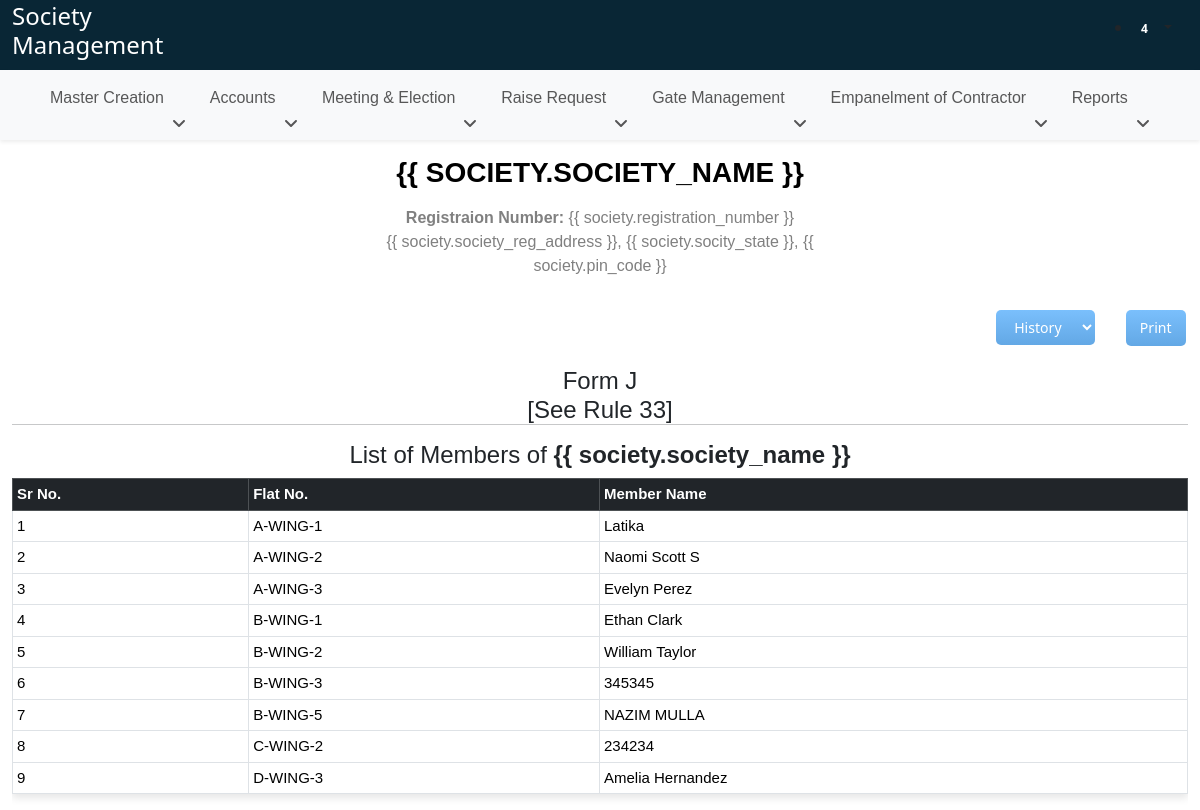
Before: /form-J/ with the older database file.
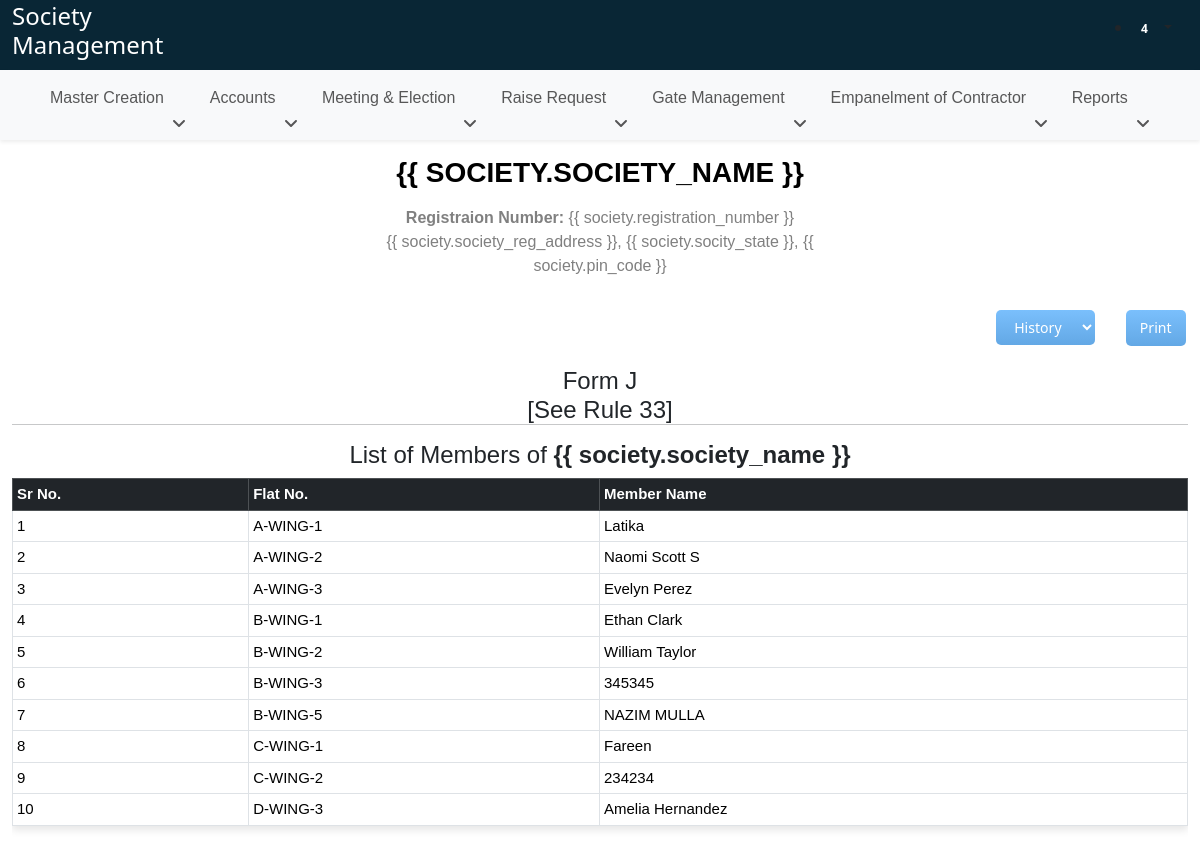
After: the same page with the newer database file.
### SocietyApi/models.py (models this page shows, shortened)
class WingFlatUnique(models.Model):
    wing = models.ForeignKey(WingFlat, on_delete=models.CASCADE)
    wing_flat_unique = models.CharField(max_length=300)

class Members(models.Model):
    wing_flat = models.ForeignKey(WingFlatUnique, on_delete=models.CASCADE, related_name='members')
    member_name = models.CharField(max_length=200)
    ownership_percent = models.IntegerField()
    member_position = models.CharField(max_length=200, choices=position_choices)
    member_dob = models.DateField()
    member_pan_no = models.CharField(max_length=200)
    member_aadhar_no = models.CharField(max_length=200)
    member_address = models.CharField(max_length=200)
    member_state = models.CharField(max_length=200)
    member_pin_code = models.CharField(max_length=200)
    member_email = models.EmailField()
    member_contact = models.CharField(max_length=200)
    member_emergency_contact = models.CharField(max_length=200, null=True, blank=True)
    member_occupation = models.CharField(max_length=200)
    member_is_primary = models.BooleanField(default = False, null=True, blank=True)
    date_of_admission = models.DateField()
    age_at_date_of_admission = models.IntegerField(null=True, blank=True)
    sales_agreement = models.FileField(upload_to='files/')
    other_attachment = models.FileField(upload_to='files/', null=True, blank=True)
    date_of_entrance_fees = models.DateField()
    date_of_cessation = models.DateField(null=True, blank=True)
    reason_for_cessation = models.CharField(max_length=200, null=True, blank=True)
    same_flat_member_identification = models.CharField(max_length=100, null=True, blank=True)

### SocietyApp/views.py (the view)
# urls.py: path('form-J/', views.form_j_view, name='form_j_view'),
def form_j_view(request):
    datatable_columns = []
    data = []
    status = request.GET.get('selected', None)
    '''
    TO CALCULATE SGM:
        COUNT OF ALL MEETINGS HELD
        --------------------------
        NO. OF TIME PARTICULAR FLAT MEMBER PRESENT

        EXAMPLE:
        SGM HELD 10 TIMES:

            10
        ----------
        A-WING-1 MEMBER(LATIKA(CURRENT)) PRESENT FOR 2 TIMES

        SO, THAT MEMBER WILL BE DEFAULTER
        AND ONLY MEMBER WILL BE SHOWN IN FORM J
    '''
    flats = WingFlatUnique.objects.values('id', 'wing_flat_unique').distinct().order_by('wing_flat_unique')
    for flat in flats:
        print("FLATS==========", flat)
        annual_general_meeting = Attendance.objects.filter(
            flat_no=flat['id'], meeting_id__meeting_type='annual_general_meeting',
            flat_no__members__date_of_cessation__isnull=True,
            flat_no__members__member_is_primary=True,
        )
        special_general_body_meeting = Attendance.objects.filter(
            flat_no=flat['id'], meeting_id__meeting_type='special_general_body_meeting',
            flat_no__members__date_of_cessation__isnull=True,
            flat_no__members__member_is_primary=True,
        )
        print("GET MEETING====>", special_general_body_meeting.values('flat_no__members__member_name'))
        members = Members.objects.filter(
                wing_flat__wing_flat_unique=flat['wing_flat_unique'],
                date_of_cessation__isnull=True,
                member_is_primary = True
            )
        if(members):
            serialized_members = MemberSerializersForNominees(members, many=True).data
            data.append({
                "flat_id": flat['id'],
                "flat_no": flat['wing_flat_unique'],
                "members": serialized_members
            })
    return render(request, 'register/form_j.html', {'datatable_columns': datatable_columns, 'members': data})

### SocietyApi/serializers.py (called while the page is built)
    def get_flat_name_formatted(self, obj):
        flat = obj.wing_flat
        return flat.wing_flat_unique

    def get_flat_name_formatted(self, obj):
        flat = obj.wing_flat
        return flat.wing_flat_unique

    def get_member_is_primary(self, obj):
        if obj.member_is_primary:
            return "Primary"
        else:
            return "Secondary"

    def get_member_position_formatted(self, obj):
        member_position_choices = dict(Members._meta.get_field('member_position').choices)
        return member_position_choices.get(obj.member_position, '')

### templates/register/form_j.html (shortened to what this page needs)
{% extends 'base.html' %}
{% load static %}
{% block body %}
<div class='container-fluid' id="societyHead">
  <div class="row mt-2" >
    <div class="col-lg-5 ms-auto me-auto">
      {% verbatim %}
      <div class="text-center mt-2" id="print-head">
        <h3 id="heading" style="color: #000 !important; font-family: 'Calibri', sans-serif;"><b>{{ society.society_name }}</b></h3>
        <p style="font-family: 'Calibri', sans-serif;" class="mt-3 p-0 mb-0 print-head-content"><b>Registraion Number: </b> <span>{{ society.registration_number }}</span></p>
        <p style="font-family: 'Calibri', sans-serif;" class="print-head-content">{{ society.society_reg_address }}, {{ society.socity_state }}, {{ society.pin_code }}</p>
      </div>
      {% endverbatim %}
    </div>
  </div>
  <div style="text-align: right;" class="mt-3 no-print">
    <select class="dt-button ms-2 dt-button-custom dataTable-Text" id="statusFilterDropdown">
        <option value="history">History</option>
    </select>
    <button class="ms-4 dt-button btn-primary dt-button-custom no-print" onclick="printTable()">Print</button>
  </div>
    <div class="shares-table-J mt-3" id="table-container">
      <center><h4 class="mt-3 mb-0 p-0" style="font-family: 'Calibri', sans-serif;">Form J <br> [See Rule 33]</h4></center>
      <hr class="mb-3 mt-0">
      {% verbatim %}
      <center><h4 style="font-family: 'Calibri', sans-serif;">List of Members of <b>{{ society.society_name }}</b></h4></center>
      {% endverbatim %}
      <div class="table-responsive" style="font-family: 'Calibri',sans-serif !important; font-size: 15px;">
        <table class="table table-sm table-bordered" style="align-items: center !important; vertical-align: middle;">
          <thead class="table-dark">
            <th>Sr No.</th>
            <th>Flat No.</th>
            <th>Member Name</th>
          </thead>
          <tbody>
            {% for data1 in members %}
            <tr>
                <td>{{ forloop.counter  }}</td>
                <td>{{ data1.flat_no }}</td>
                <td>{{ data1.members.0.member_name }}</td>
            </tr>
            {% endfor %}
          </tbody>
        </table>
      </div>
    </div>
  </div>
{% endblock body %}

### templates/base.html (shortened to what this page needs)
{% load static %}
<!DOCTYPE html>
<html lang="en">
<head>
    <link href="https://cdn.jsdelivr.net/npm/bootstrap@5.3.2/dist/css/bootstrap.min.css" rel="stylesheet"
>
    <link rel="stylesheet" href="https://cdnjs.cloudflare.com/ajax/libs/font-awesome/6.4.2/css/all.min.css"
 />
    <link rel="stylesheet" href="{% static '/css/society_common.css' %}">
    <link rel="stylesheet" href="https://cdnjs.cloudflare.com/ajax/libs/toastr.js/latest/toastr.min.css">
    <link rel="stylesheet" href="https://cdn.datatables.net/1.13.7/css/jquery.dataTables.min.css">
    <link rel="stylesheet" href="https://cdn.datatables.net/fixedcolumns/4.3.0/css/fixedColumns.dataTables.min.css">
    <link rel="stylesheet" href="https://cdn.datatables.net/buttons/2.4.2/css/buttons.dataTables.min.css">
    <link rel="stylesheet" href="https://cdn.datatables.net/searchbuilder/1.6.0/css/searchBuilder.dataTables.min.css">
    <link rel="stylesheet" href="https://cdn.datatables.net/datetime/1.5.1/css/dataTables.dateTime.min.css">
    <link href="https://cdnjs.cloudflare.com/ajax/libs/select2/4.0.13/css/select2.min.css" rel="stylesheet">
</head>
<body>
    <div class="header">
        <div class="container-fluid d-flex" style="background-color: #092635; height: 70px;">
            <div class="d-flex align-items-center gap-2">
                <div class="logo-topbar">
                    <a href="#" style="text-decoration: none;">
                        <h4 style="color: #fff;">Society<br> Management</h4>
                    </a>
                </div>
            </div>
            <ul class="align-items-center ms-auto me-3 d-flex gap-3">
                <li class="dropdown notification-list">
                    <a class="nav-link dropdown-toggle arrow-none" data-bs-toggle="dropdown" href="#" role="button"
                        aria-haspopup="false" aria-expanded="false">
                        <span class="noti-icon-badge badge text-bg-purple">4</span>
                    </a>
                </li>
            </ul>
        </div>
    </div>
    <div class="top-navbar">
        <nav class="navbar shadow-sm navbar-expand-lg bg-body-tertiary">
            <div class="container">
                <div class="collapse navbar-collapse" id="navbarSupportedContent">
                    <ul class="navbar-nav gap-2 ms-auto me-auto mb-2 mb-lg-0"
                        style="font-family: 'Calibri', sans-serif;">
                        <li class="nav-item dropdown">
                            <a class="nav-link hoverMe" href="#" role="button" data-bs-toggle="dropdown"
                                aria-expanded="false">
                                Master Creation &nbsp;<i class="fa-solid fa-angle-down float-end"
                                    style="padding-top: 6px;"></i>
                            </a>
                        </li>
                        <li class="nav-item dropdown">
                            <a class="nav-link" href="#" role="button" data-bs-toggle="dropdown" aria-expanded="false">
                                Accounts &nbsp;<i class="fa-solid fa-angle-down float-end"
                                    style="padding-top: 6px;"></i>
                            </a>
                        </li>
                        <li class="nav-item dropdown">
                            <a class="nav-link " href="#" role="button" data-bs-toggle="dropdown" aria-expanded="false">
                                Meeting & Election &nbsp;<i class="fa-solid fa-angle-down float-end"
                                    style="padding-top: 6px;"></i>
                            </a>
                        </li>
                        <li class="nav-item dropdown">
                            <a class="nav-link " href="#" role="button" data-bs-toggle="dropdown" aria-expanded="false">
                                Raise Request &nbsp;<i class="fa-solid fa-angle-down float-end"
                                    style="padding-top: 6px;"></i>
                            </a>
                        </li>
                        <li class="nav-item dropdown">
                            <a class="nav-link " href="#" role="button" data-bs-toggle="dropdown" aria-expanded="false">
                                Gate Management &nbsp;<i class="fa-solid fa-angle-down float-end"
                                    style="padding-top: 6px;"></i>
                            </a>
                        </li>
                        <li class="nav-item dropdown">
                            <a class="nav-link " href="#" role="button" data-bs-toggle="dropdown" aria-expanded="false">
                                Empanelment of Contractor &nbsp;<i class="fa-solid fa-angle-down float-end"
                                    style="padding-top: 6px;"></i>
                            </a>
                        </li>
                        <li class="nav-item dropdown">
                            <a class="nav-link " href="#" role="button" data-bs-toggle="dropdown" aria-expanded="false">
                                Reports &nbsp;<i class="fa-solid fa-angle-down float-end" style="padding-top: 6px;"></i>
                            </a>
                        </li>
                    </ul>
                </div>
            </div>
        </nav>
    </div>
    {% block body %}
    {% endblock body %}
</body>
</html>

### static/css/society_common.css (style rules this page uses)
* { margin: 0; padding: 0 }
p { color: grey }
#heading { text-transform: uppercase; color: #2b96f1; font-weight: bold; }
th, td { white-space: nowrap; }
.dt-button-custom { position: relative; display: inline-block; box-sizing: border-box; margin-left: .167em; margin-right: .167em; margin-bottom: .333em; padding: .5em 1em; border: 1px solid rgba(0, 0, 0, 0.3); border-radius: 2px; cursor: pointer; font-size: .88em; line-height: 1.6em; color: inherit; white-space: nowrap; overflow: hidden; background-color: rgba(0, 0, 0, 0.1); background: linear-gradient(to bottom, rgba(230, 230, 230, 0.1) 0%, rgba(0, 0, 0, 0.1) 100%); -webkit-user-select: none; -moz-user-select: none; -ms-user-select: none; user-select: none; text-decoration: none; outline: none; text-overflow: ellipsis; }
table { border-collapse: collapse; width: 100%; font-family: 'Calibri', sans-serif; }
thead th { padding: 10px; text-align: left; font-weight: bold; }
thead th:nth-child(1), thead th:nth-child(2) { position: sticky; left: 0; z-index: 2; }
.dt-button { background-color: #6ebbff !important; color: #fff !important; border: none !important; border-radius: 5px !important; cursor: pointer ; }
table { box-shadow: 0 4px 8px rgba(0, 0, 0, 0.1); }
* { box-sizing: border-box; margin: 0; padding: 0; }

Changed rows visible on the page:
now on this page (row unchanged): WingFlatUnique: flat_no "C-WING-1"
added Members: members.0.member_name "Fareen"
Other visible differences:
new list line: "8"
